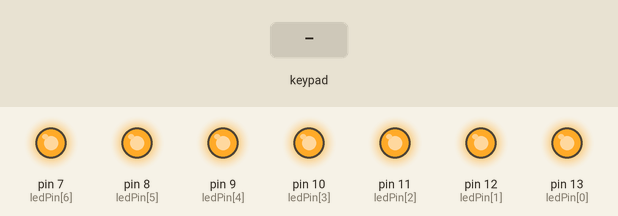
Simulated run of this sketch. Board: Arduino Mega 2560, built with avr-gcc and run on an emulated ATmega2560. On the bench: output pins drawn as LEDs (lit = HIGH). The inputs (shaded band) are chosen by the test bench. What the sketch prints to the serial monitor is not drawn.

Above: at 1.2 s.
1.3 s: key '0' pressed
2.9 s: key 'a' pressed
4.5 s: key 'b' pressed
Timing chart, 0 to 7.5 s (numbered marks = the images above; inputs shaded):
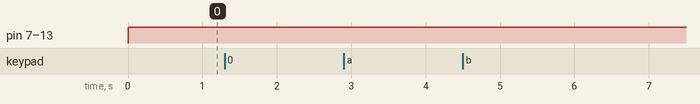

Measured:
- after the input at 1.3 s, every drawn part: stays the same
- after the input at 2.9 s, every drawn part: stays the same
- after the input at 4.5 s, every drawn part: stays the same

The sketch:

sketch_jun1a.ino
```cpp
#include <Keypad.h>
const byte ROWS = 4;
const byte COLS = 4;
char hexaKeys[ROWS][COLS] = {
  {'0', '1', '2', '3'},
  {'4', '5', '6', '7'},
  {'8', '9', 'a', 'b'},
  {'c', 'd', 'e', 'f'}
};
byte rowPins[ROWS] = {30, 32, 34, 36};
byte colPins[COLS] = {28, 26, 24, 22};
char customKey;
Keypad customKeyPad = Keypad( makeKeymap(hexaKeys), rowPins, colPins, ROWS, COLS);

// 세그먼트 디지털 핀 13~7
int ledPin[7] = {13, 12, 11, 10, 9, 8, 7};

int num[7] {0, 0, 0, 0, 0, 0, 1};  // 0


int A;
char password[4] = "ab12";
char inputNo[4];

void setup() {
  Serial.begin(9600);
  for(int i = 0; i < 7; i++){
    pinMode(ledPin[i],OUTPUT);
  }
  for(int i = 0; i < 4; i++)
  {
    inputNo[i] = NULL;
  }

}
void keyPress();

void loop() {
  keyPress();
  if(inputNo[0] == password[0] && inputNo[1] == password[1] && inputNo[2] == password[2] && inputNo[3] == password[3])
  {
    for(int i = 0; i < 7; i++)
    {
      digitalWrite(ledPin[i], num[i]);
    }
  }
  else
  {
    for(int i = 0; i < 7; i++)
    {
      digitalWrite(ledPin[i], 1);
    }
  }
}

void keyPress() {

  customKey = customKeyPad.getKey();
  A = int(customKey);
  if (customKey) {
    Serial.print("keyRead : ");
    Serial.println(customKey);
    delay(100);
    if(inputNo[0] == NULL)
    {
      inputNo[0] = customKey;
    }
    else if(inputNo[1] == NULL)
    {
      inputNo[1] = customKey;
    }
    else if(inputNo[2] == NULL)
    {
      inputNo[2] = customKey;
    }
    else if(inputNo[3] == NULL)
    {
      inputNo[3] = customKey;
    }
    else
    {
      for(int i = 0; i < 4; i++)
      {
        inputNo[i] = NULL;
      }
      inputNo[0] = customKey;
    }
    Serial.print("inputNo : ");
    Serial.println(inputNo);
  }

}
```
